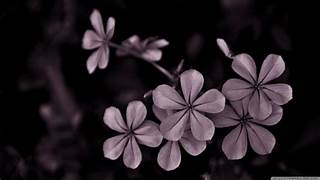
%> input picture grey2image.jpg, 320 x 180 px
$ octave exp5.m   (GNU Octave 9; MATLAB toolbox functions it lacks are replaced by stand-ins)
%> lines starting %> are read from the running program, lines starting %| are printed output that depends on the picture; in (x1, y1, x2, y2) boxes, pixels count from 0 and x2, y2 are one past the last pixel; in counts of white or black regions, pixels touching at a corner belong together; the program's own positions count from 1
a=imread("grey2image.jpg");
%> a is the input picture: size 180x320x3 uint8; mean R, G, B 37, 29.4, 34.3
b=rgb2gray(a);
b=double(b);
%> b: size 180x320 double
[m,n]=size(b);
%> m = 180; n = 320
b7=[];
b6=[];
b5=[];
b4=[];
b3=[];
b2=[];
b1=[];
b0=[];

for i=1:m
    for j=1:n
        b7(i,j)=bitand(b(i,j),128);
        b6(i,j)=bitand(b(i,j),64);
        b5(i,j)=bitand(b(i,j),32);
        b4(i,j)=bitand(b(i,j),16);
        b3(i,j)=bitand(b(i,j),8);
        b2(i,j)=bitand(b(i,j),4);
        b1(i,j)=bitand(b(i,j),2);
        b0(i,j)=bitand(b(i,j),1);
    end
end
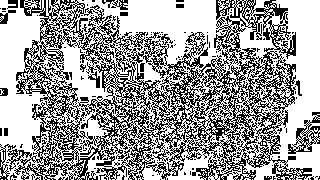
%> b0: size 180x320 double; values 0 (black) and 1 (white), 62.3% white; black in thin lines or dots
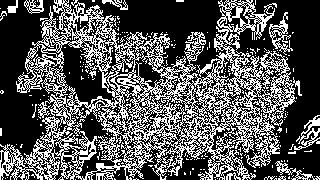
%> b1: size 180x320 double; values 0 (black) and 2 (white), 34.1% white in thin lines or dots
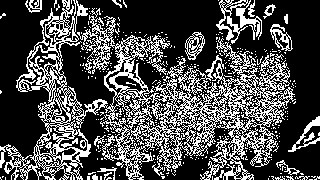
%> b2: size 180x320 double; values 0 (black) and 4 (white), 29.9% white in thin lines or dots
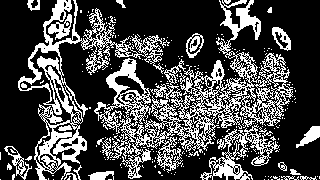
%> b3: size 180x320 double; values 0 (black) and 8 (white), 28.5% white in thin lines or dots
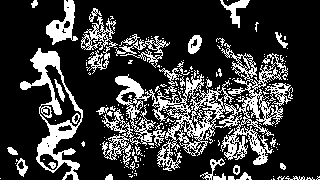
%> b4: size 180x320 double; values 0 (black) and 16 (white), 22.6% white; 212 white regions (179 under 20 px), largest, box (x1, y1, x2, y2) and area: (102, 43, 293, 171) 6624, (20, 48, 83, 180) 2174, (81, 16, 118, 74) 660
%> b5: size 180x320 double; values 0 (black) and 32 (white), 16.3% white; 206 white regions (171 under 20 px), largest, box (x1, y1, x2, y2) and area: (103, 17, 235, 147) 2800, (216, 38, 293, 126) 1185, (40, 65, 81, 127) 991
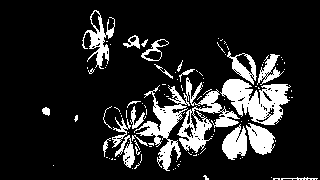
%> b6: size 180x320 double; values 0 (black) and 64 (white), 15.1% white; 111 white regions (89 under 20 px), largest, box (x1, y1, x2, y2) and area: (134, 77, 240, 171) 2859, (220, 79, 291, 125) 1780, (82, 10, 115, 69) 632
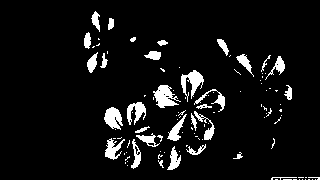
%> b7: size 180x320 double; values 0 (black) and 128 (white), 7% white; 107 white regions (76 under 20 px), largest, box (x1, y1, x2, y2) and area: (153, 85, 181, 108) 351, (181, 70, 204, 102) 327, (104, 107, 123, 130) 283
subplot(3,3,1),imshow(a),title("original image")
subplot(3,3,2),imshow(b7),title("bitplane 7")
subplot(3,3,3),imshow(b6),title("bitplane 6")
subplot(3,3,4),imshow(b5),title("bitplane 5")
subplot(3,3,5),imshow(b4),title("bitplane 4")
subplot(3,3,6),imshow(b3),title("bitplane 3")
subplot(3,3,7),imshow(b2),title("bitplane 2")
subplot(3,3,8),imshow(b1),title("bitplane 1")
subplot(3,3,9),imshow(b0),title("bitplane 0")
